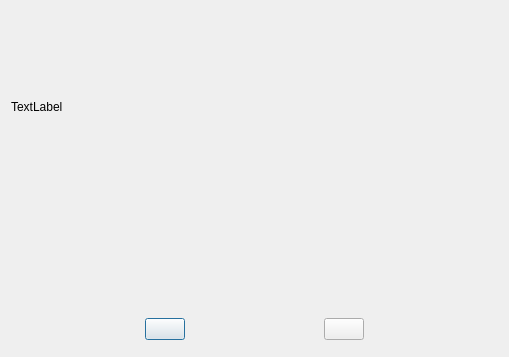
<?xml version="1.0" encoding="UTF-8"?>
<ui version="4.0">
 <class>MyDialog</class>
 <widget class="QDialog" name="MyDialog">
  <property name="geometry">
   <rect>
    <x>0</x>
    <y>0</y>
    <width>509</width>
    <height>357</height>
   </rect>
  </property>
  <property name="windowTitle">
   <string>Dialog</string>
  </property>
  <layout class="QGridLayout" name="gridLayout">
   <item row="0" column="0">
    <layout class="QVBoxLayout" name="verticalLayout_2">
     <item>
      <spacer name="verticalSpacer_2">
       <property name="orientation">
        <enum>Qt::Vertical</enum>
       </property>
       <property name="sizeHint" stdset="0">
        <size>
         <width>20</width>
         <height>39</height>
        </size>
       </property>
      </spacer>
     </item>
     <item>
      <widget class="QLabel" name="Textlabel">
       <property name="text">
        <string>TextLabel</string>
       </property>
      </widget>
     </item>
     <item>
      <spacer name="verticalSpacer">
       <property name="orientation">
        <enum>Qt::Vertical</enum>
       </property>
       <property name="sizeHint" stdset="0">
        <size>
         <width>20</width>
         <height>41</height>
        </size>
       </property>
      </spacer>
     </item>
     <item>
      <spacer name="verticalSpacer_3">
       <property name="orientation">
        <enum>Qt::Vertical</enum>
       </property>
       <property name="sizeHint" stdset="0">
        <size>
         <width>20</width>
         <height>39</height>
        </size>
       </property>
      </spacer>
     </item>
    </layout>
   </item>
   <item row="1" column="0">
    <layout class="QVBoxLayout" name="verticalLayout">
     <item>
      <spacer name="horizontalSpacer_5">
       <property name="orientation">
        <enum>Qt::Horizontal</enum>
       </property>
       <property name="sizeHint" stdset="0">
        <size>
         <width>40</width>
         <height>20</height>
        </size>
       </property>
      </spacer>
     </item>
     <item>
      <layout class="QHBoxLayout" name="horizontalLayout">
       <item>
        <spacer name="horizontalSpacer_2">
         <property name="orientation">
          <enum>Qt::Horizontal</enum>
         </property>
         <property name="sizeHint" stdset="0">
          <size>
           <width>40</width>
           <height>20</height>
          </size>
         </property>
        </spacer>
       </item>
       <item>
        <widget class="QPushButton" name="OKpushButton">
         <property name="text">
          <string/>
         </property>
        </widget>
       </item>
       <item>
        <spacer name="horizontalSpacer">
         <property name="orientation">
          <enum>Qt::Horizontal</enum>
         </property>
         <property name="sizeHint" stdset="0">
          <size>
           <width>40</width>
           <height>20</height>
          </size>
         </property>
        </spacer>
       </item>
       <item>
        <widget class="QPushButton" name="CancelpushButton">
         <property name="text">
          <string/>
         </property>
        </widget>
       </item>
       <item>
        <spacer name="horizontalSpacer_3">
         <property name="orientation">
          <enum>Qt::Horizontal</enum>
         </property>
         <property name="sizeHint" stdset="0">
          <size>
           <width>40</width>
           <height>20</height>
          </size>
         </property>
        </spacer>
       </item>
      </layout>
     </item>
     <item>
      <spacer name="horizontalSpacer_4">
       <property name="orientation">
        <enum>Qt::Horizontal</enum>
       </property>
       <property name="sizeHint" stdset="0">
        <size>
         <width>20</width>
         <height>6</height>
        </size>
       </property>
      </spacer>
     </item>
    </layout>
   </item>
  </layout>
 </widget>
 <resources/>
 <connections/>
</ui>
